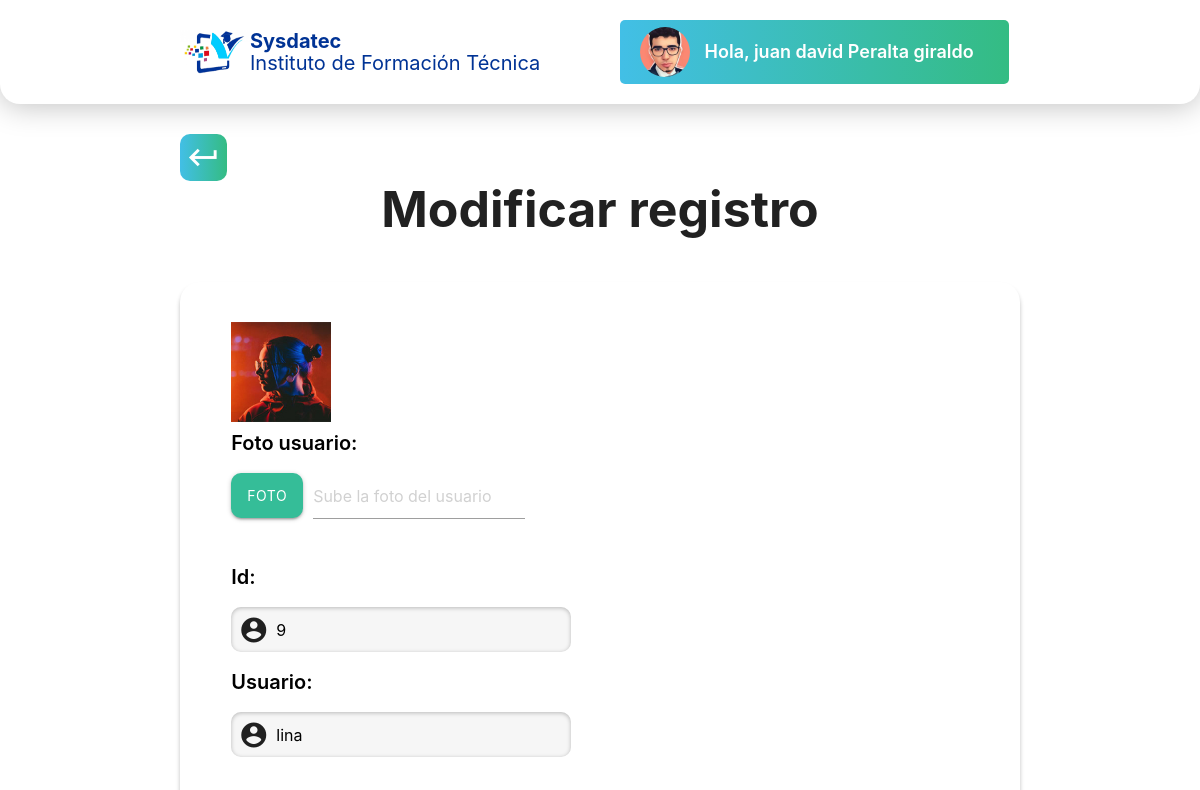
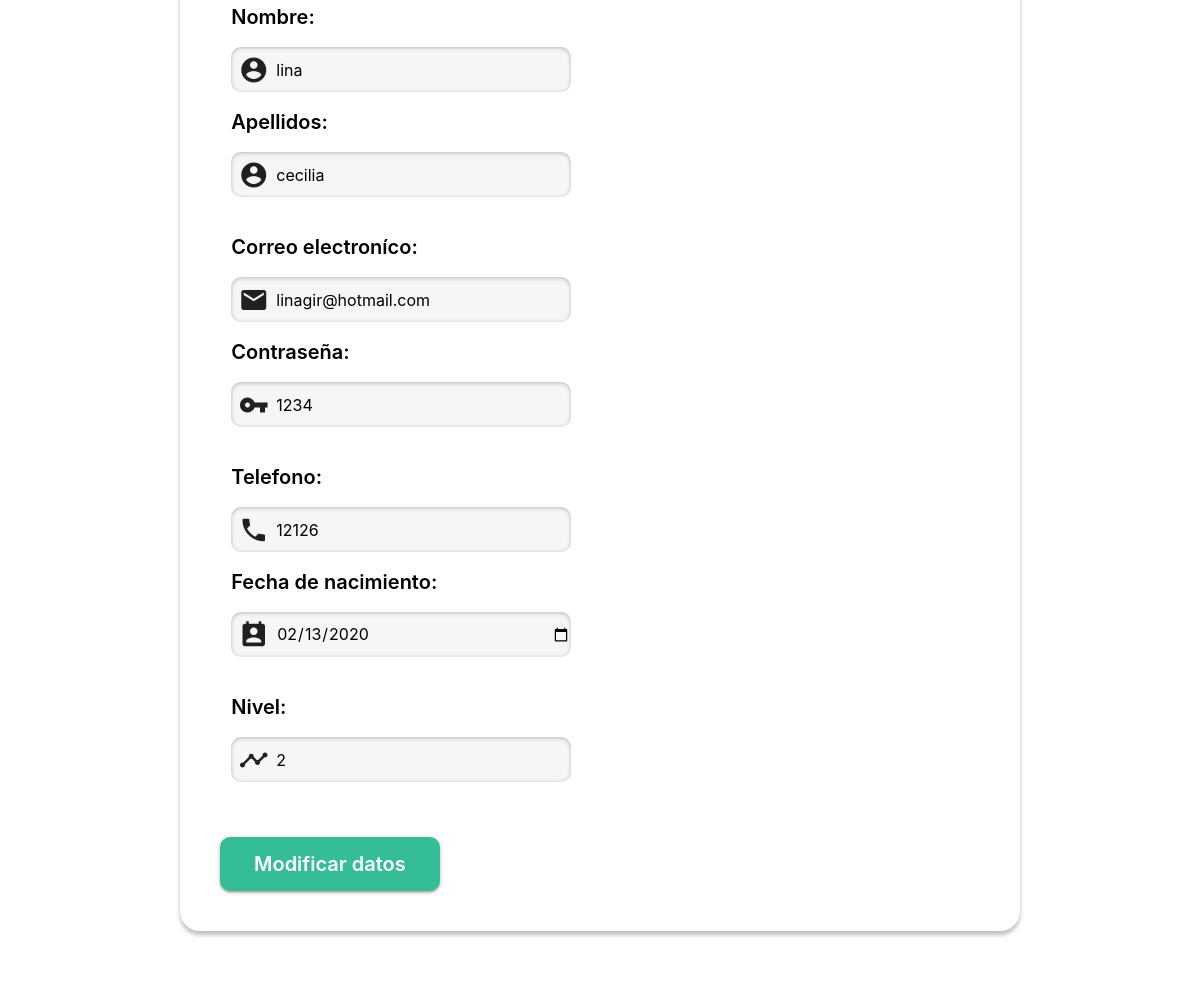
Screenshot of /editar.php?var=9 (signed in) with the database file from the repository (2 pictures, top to bottom).
### tables this page shows
CREATE TABLE `usuarios` (
  `id` int(5) NOT NULL,
  `direccionf` varchar(100) NOT NULL,
  `foto` varchar(100) NOT NULL,
  `usuario` varchar(10) NOT NULL,
  `clave` int(10) NOT NULL,
  `correo` varchar(30) NOT NULL,
  `telefono` int(30) NOT NULL,
  `nombre` varchar(30) NOT NULL,
  `apellido` varchar(25) NOT NULL,
  `fecha de nacimiento` date NOT NULL,
  `genero` varchar(2) NOT NULL,
  `nivel` int(3) NOT NULL
);

### editar.php (the view, shortened to what this page needs)
<?php
 include("Config.php");
 $sql = "SELECT * FROM `usuarios` WHERE  id='$_SESSION[Id]' ";
$result = $conn->query($sql);
if ($result->num_rows > 0) {
	$row = $result->fetch_assoc();
}
?>
<!doctype html>
<html>
<head>
    <?php
        include ('head.php');
    ?>
</head>
<body >
  <?php
        include ('header.php');
        if (isset ($_GET['var'])){
          $id=$_GET['var'];
        $sql = "SELECT * FROM usuarios WHERE id='$id' ";
        $result = $conn->query($sql);
          if ($result->num_rows > 0) {
          $row = $result->fetch_assoc();
          }
        }
	    ?>
  <div class="container registro"><a href="RegistrosUsuario.php"><i class="material-icons">keyboard_return</i></a></div>
  <div class="container registros">
        <div class="row center">
          <h1 class="fuente1">
            <span class="text-wrapper">
              <span class="letters">Modificar registro</span>
            </span>
          </h1>
        </div>
    <div class="row">
    <form class="col s12 form_registro" method="post" action="" enctype="multipart/form-data">
        <div class="row">
          <div class="col s5 foto">
          <img src="Imagenes perfil/<?php echo $row["foto"]?>" class="responsive-img" width="100">
            <p class="black-text campos">Foto usuario:</p>
            <div class="file-field input-field">
            <div class="btn btnfoto">
              <span>Foto</span>
            </div>
            <div class="file-path-wrapper">
              <input class="file-path validate" type="text" placeholder="Sube la foto del usuario">
            </div>
            </div>
          </div>
        </div>
        <div class="row">
          <div class="col s5 caja">
           <p class="black-text campos">Id:</p>
            <div class="input-field field">
               <i class="material-icons prefix">account_circle</i>
               <input placeholder="Id" id="first_name" type="text" class="validate" name="id" value="<?php echo $row["id"]?>">
            </div>
          </div>
          <div class="col s5 caja">
           <p class="black-text campos">Usuario:</p>
            <div class="input-field field">
               <i class="material-icons prefix">account_circle</i>
               <input placeholder="Usuario" id="first_name" type="text" class="validate" name="usuario" value="<?php echo $row["usuario"]?>">
            </div>
          </div>
        </div>
        <div class="row">
            <div class="col s5 caja">
              <p class="black-text campos">Nombre:</p>
              <div class="input-field field">
               <i class="material-icons prefix">account_circle</i>
               <input placeholder="Nombre"id="last_name" type="text" class="validate" name="nombre" value="<?php echo $row["nombre"]?>">
            </div>
           </div>
           <div class="col s5 caja">
            <p class="black-text campos">Apellidos:</p>
            <div class="input-field field">
               <i class="material-icons prefix">account_circle</i>
               <input placeholder="Apellido"id="last_name" type="text" class="validate" name="apellido" value="<?php echo $row["apellido"]?>">
            </div>
           </div>
        </div>
        <div class="row">
            <div class="col s5 caja">
             <p class="black-text campos">Correo electroníco:</p>
             <div class="input-field field">
              <i class="material-icons prefix">email</i>
              <input id="email" type="email" class="validate" name="correo" value="<?php echo $row["correo"]?>">
            </div>
           </div>
            <div class="col s5 caja">
             <p class="black-text campos">Contraseña:</p>
               <div class="input-field field">
               <i class="material-icons prefix">vpn_key</i>
               <input placeholder="Contraseña" id="password" type="text"class="validate" name="clave" value="<?php echo $row["clave"]?>">
            </div>
          </div>
        </div>
        <div class="row">
          <div class="col s5 caja">
            <p class="black-text campos">Telefono:</p>
            <div class="input-field field">
              <i class="material-icons prefix">phone</i>
              <input id="icon_telephone" type="tel" class="validate" name="telefono" value="<?php echo $row["telefono"]?>">
             </div>
            </div>
           <div class="col s5 caja">
            <p class="black-text campos">Fecha de nacimiento:</p>
            <div class="input-field field">
               <i class="material-icons prefix">perm_contact_calendar</i>
               <input id="calendario" type="date" name="fechadenac" value="<?php echo $row["fecha de nacimiento"]?>">
              </div>
            </div>
          </div>
            <div class="row">
             <div class="col s5 caja">
              <p class="black-text campos">Nivel:</p>
             <div class="input-field field">
               <i class="material-icons prefix">timeline</i>
               <input placeholder="Nivel" id="tel" type="text" class="validate" name="nivel" value="<?php echo $row["nivel"]?>">
              </div>
             </div>
            </div>
            <div class="row registro1">
            <div class="left">
             <a class="waves-effect waves-light btn-large shake-slow btninicio modal-trigger" href="#modal1"><input type="submit" value="Modificar datos" name="modificar"></input></a>
            </div>
          </div>
          </form>
          </div>
        </div>
</body>
</html>

### header.php
<?php
$nombre_usuario= $row["nombre"] ." ". $row["apellido"];
?>
<nav class="white nav">
  <div class=" container nav-wrapper header">
    <div class="row">
      <div class="col l6 logo_sysdatec">
        <div class="col l2 imagen_sys">
          <img class="responsive-img" src="img/cropped-sysdateclogo-1-1-768x377 1.png">
        </div>
         <div class="col l10 sysdatec">
          <p class="bold">Sysdatec</p>
          <p>Instituto de Formación Técnica</p>
        </div>
      </div>
      <ul id="nav-mobile" class="right hide-on-med-and-down col l6 nombre_usuario">
        <li>
          <img src="Imagenes perfil/<?php echo $row["foto"]?>" class="responsive-img" width="auto">
          <a href="Perfil.php">Hola, <?php echo $nombre_usuario ?></a>
        </li>
      </ul>
    </div>
  </div>
</nav>

### Css/1.css (style rules this page uses)
html { height: 100%; }
.header .row { margin-bottom: 0px; align-items: center; display: flex; }
.logo_sysdatec { display: flex; padding: 0!important; }
.sysdatec { margin: auto 0; padding: 0!important; }
.sysdatec p { margin: 0; line-height: 22px; color: #003395; font-size: 20px; }
.sysdatec .bold { font-weight: bold; }
.nombre_usuario { display: flex; align-content: center; justify-content: end; font-weight: 600; }
.nombre_usuario li { background: linear-gradient(to right, #42BFE6, #34BC83); padding: 7px 20px; border-radius: 5px; line-height: 30px; display: flex; align-items: center; }
.nombre_usuario li img { width: 50px; border-radius: 50%; }
.nombre_usuario li a { font-size: 18px; }
.nav { padding: 20px 0; height: auto; box-shadow: 0px 2px 30px rgba(0, 0, 0, 0.25); border-radius: 0 0 20px 20px; }
.imagen_sys { display: flex; padding: 0!important; }
.btninicio { background-color: #35BD98; border-radius: 10px; text-transform: none; font-size: 20px; margin-top: 20px; }
.btninicio input { color: white; font-weight: 600; }
.campos { font-weight: 600; font-size: 20px; margin: 0; padding: 0!important; }
.field { background: #F6F6F6; border-radius: 10px; box-shadow: inset 0px 1px 4px rgb(0 0 0 / 25%); }
.field input { margin-bottom: 0!important; border: 0!important; }
.fuente1 { font-size: 50px; font-weight: 700; margin-top: 50px; }
.registro { padding-top: 30px; }
.registro i { font-size: 35px; color: #ffffff; background: linear-gradient(to right, #42BFE6, #34BC83); border-radius: 10px; padding: 6px; }
.registros .fuente1 { margin-top: 0px; }
.form_registro { box-shadow: 0px 4px 4px rgba(0, 0, 0, 0.25); border-radius: 20px; padding: 40px!important; margin-bottom: 70px; }
.form_registro .caja { margin-right: 22px; width: 47.666667%!important; }
.form_registro .caja i { text-align: center; }
.form_registro .row { margin-left: 0; margin-right: 0; }
.form_registro .btnfoto { background-color: #35BD98; border-radius: 10px; }
.form_registro .registro1 { margin-bottom: 0; }

### rows the page displays
usuarios: foto (picture), nombre_usuario "juan david Peralta giraldo"
usuarios: foto (picture), id "9", usuario "lina", nombre "lina", apellido "cecilia", correo "linagir@hotmail.com", clave "1234", telefono "12126", fechadenac "02/13/2020", nivel "2"
